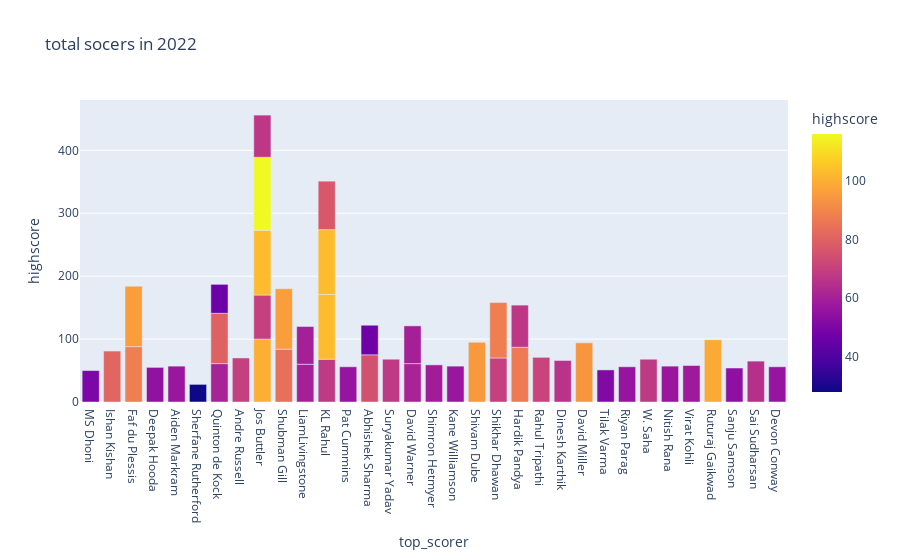

Here is the notebook cell this chart was saved with:
### Code cell
fig=px.bar(data,x=data["top_scorer"],y=data["highscore"],title="total socers in 2022",color=data["highscore"])
fig.show()

### Figure 1 — Plotly figure (JSON) as saved in the notebook; plotly's stock layout.template omitted (floating-point values rounded to 4 significant figures)
{"data": [{"alignmentgroup": "True", "hovertemplate": "top_scorer=%{x}<br>highscore=%{marker.color}<extra></extra>", "legendgroup": "", "marker": {"color": [50, 81, 88, 55, 57, 28, 61, 70, 100, 84, 60, 68, 70, 56, 80, 96, 75, 68, 61, 59, 57, 95, 70, 87, 71, 103, 66, 60, 94, 103, 96, 60, 51, 116, 67, 47, 103, 88, 56, 68, 57, 46, 58, 67, 77, 99, 54, 65, 56, null, null, null, null], "coloraxis": "coloraxis", "pattern": {"shape": ""}}, "name": "", "offsetgroup": "", "orientation": "v", "showlegend": false, "textposition": "auto", "type": "bar", "x": ["MS Dhoni", "Ishan Kishan", "Faf du Plessis", "Deepak Hooda", "Aiden Markram", "Sherfane Rutherford", "Quinton de Kock", "Andre Russell", "Jos Buttler", "Shubman Gill", "LiamLivingstone", "KL Rahul", "Jos Buttler", "Pat Cummins", "Quinton de Kock", "Shubman Gill", "Abhishek Sharma", "Suryakumar Yadav", "David Warner", "Shimron Hetmyer", "Kane Williamson", "Shivam Dube", "Shikhar Dhawan", "Hardik Pandya", "Rahul Tripathi", "KL Rahul", "Dinesh Karthik", "LiamLivingstone", "David Miller", "Jos Buttler", "Faf du Plessis", "David Warner", "Tilak Varma", "Jos Buttler", "Hardik Pandya", "Abhishek Sharma", "KL Rahul", "Shikhar Dhawan", "Riyan Parag", "W. Saha", "Nitish Rana", "Quinton de Kock", "Virat Kohli", "Jos Buttler", "KL Rahul", "Ruturaj Gaikwad", "Sanju Samson", "Sai Sudharsan", "Devon Conway", null, null, null, null], "xaxis": "x", "y": [50, 81, 88, 55, 57, 28, 61, 70, 100, 84, 60, 68, 70, 56, 80, 96, 75, 68, 61, 59, 57, 95, 70, 87, 71, 103, 66, 60, 94, 103, 96, 60, 51, 116, 67, 47, 103, 88, 56, 68, 57, 46, 58, 67, 77, 99, 54, 65, 56, null, null, null, null], "yaxis": "y"}], "layout": {"autosize": true, "barmode": "relative", "coloraxis": {"colorbar": {"title": {"text": "highscore"}}, "colorscale": [[0, "#0d0887"], [0.1111, "#46039f"], [0.2222, "#7201a8"], [0.3333, "#9c179e"], [0.4444, "#bd3786"], [0.5556, "#d8576b"], [0.6667, "#ed7953"], [0.7778, "#fb9f3a"], [0.8889, "#fdca26"], [1, "#f0f921"]]}, "legend": {"tracegroupgap": 0}, "title": {"text": "total socers in 2022"}, "xaxis": {"anchor": "y", "autorange": true, "domain": [0, 1], "range": [-0.5, 32.5], "title": {"text": "top_scorer"}, "type": "category"}, "yaxis": {"anchor": "x", "autorange": true, "domain": [0, 1], "range": [0, 480], "title": {"text": "highscore"}, "type": "linear"}}}
